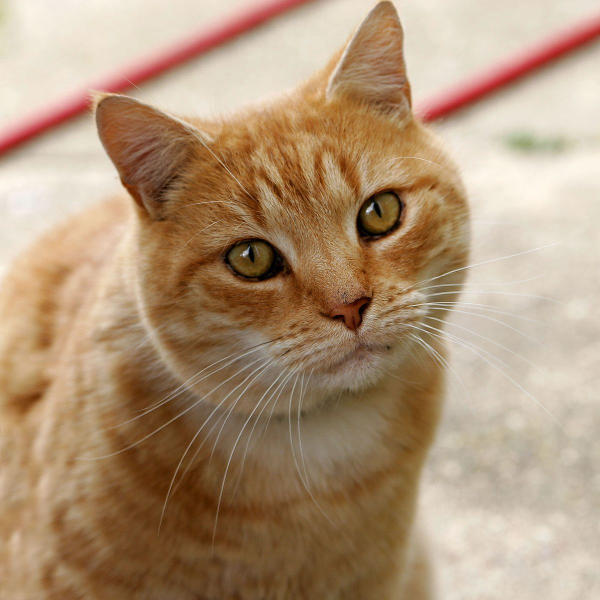
#> input picture images/random/Cat03.jpg, 1200 x 1199 px (shown at 1/2 size)
$ python facetest.py
#> lines starting #> are read from the running program, lines starting #| are printed output that depends on the picture; long printed decimals are rounded
import time

import cv2.cv2 as cv
import numpy as np
from matplotlib import pyplot as plt
import os

models_dir = '../models/detection/'
# try: SF= 1.1 - N = 5
SF = 1.05  # play around with it (i.e. 1.05, 1.3 etc) Good ones: 1.04 (haar), 1.05
N = 2  # play around with it (3,4,5,6) Good ones: 2 (haar)


# [30 lines left out: function image_resize, not called in this run]


def cat_face_detect(file, det=0):
#> called with file = '../images/random/Cat03.jpg', det = 0
    im_orig = cv.imread(file)
#> im_orig is the input picture: shape (1199, 1200, 3); mean B, G, R 120.7, 148.8, 175.9

    # img = image_resize(im_orig, 512, 512)

    # recognizer = cv.face.LBPHFaceRecognizer_create()
    # print(recognizer.train())

    img = im_orig

    gray = cv.cvtColor(img, cv.COLOR_BGR2GRAY)
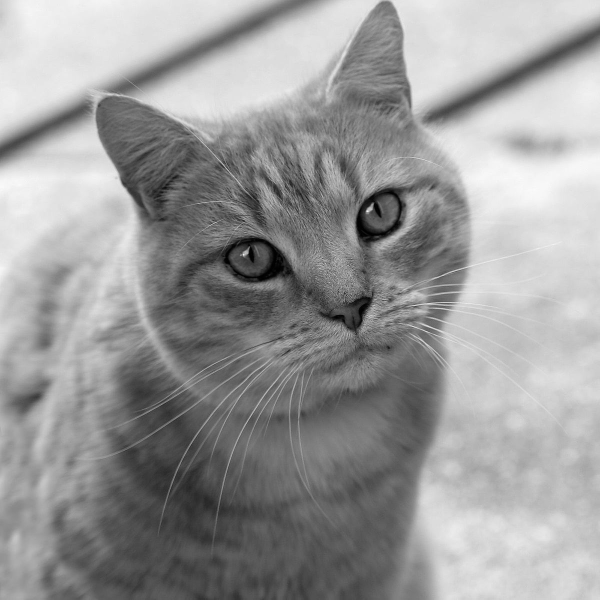
#> gray: shape (1199, 1200) (shown at 1/2 size); min 0, max 255, mean 153.7
    cat_cascade = cv.CascadeClassifier(models_dir + 'haarcascade_frontalcatface.xml')
    cat_cascade_ext = cv.CascadeClassifier(models_dir + 'haarcascade_frontalcatface_extended.xml')
    cat_cascade_lbp = cv.CascadeClassifier(models_dir + 'lbpcascade_frontalcatface.xml')
    eye_cascade = cv.CascadeClassifier(models_dir + 'haarcascade_eye.xml')

    print(cat_cascade.empty())
    print(cat_cascade_ext.empty())
    print(cat_cascade_lbp.empty())

    print("Normal Haar:")
    t0 = cv.getTickCount()
    cats = cat_cascade.detectMultiScale(gray, scaleFactor=SF, minNeighbors=N)
#> cats = [[615, 209, 29, 29], [467, 473, 78, 78]]
    t1 = cv.getTickCount()
    compute_elapsed_time(t0, t1)
    time.sleep(2)

    print("Extended Haar:")
    t0 = cv.getTickCount()
    cats_ext = cat_cascade_ext.detectMultiScale(gray, scaleFactor=SF, minNeighbors=N)
#> cats_ext = [[467, 476, 83, 83]]
    t1 = cv.getTickCount()
    compute_elapsed_time(t0, t1)
    time.sleep(2)

    print("LBP:")
    t0 = cv.getTickCount()
    cats_lbp = cat_cascade_lbp.detectMultiScale(gray, scaleFactor=SF, minNeighbors=N)
#> cats_lbp = ()
    t1 = cv.getTickCount()
    compute_elapsed_time(t0, t1)

    if det == 0:
        for (x, y, w, h) in cats:  # blue = haar
            img = cv.rectangle(img, (x, y), (x + w, y + h), (255, 0, 0), 2)
            roi_gray = gray[y:y + h, x:x + w]
            roi_color = img[y:y + h, x:x + w]
            # eyes = eye_cascade.detectMultiScale(roi_gray)
            # eyes = eye_cascade.detectMultiScale(roi_gray, scaleFactor=1.08, minNeighbors=3)
            eyes = eye_cascade.detectMultiScale(roi_gray, scaleFactor=1.08, minNeighbors=3, minSize=(40, 40))
            print(len(eyes))
            for (ex, ey, ew, eh) in eyes:
                cv.rectangle(roi_color, (ex, ey), (ex + ew, ey + eh), (255, 255, 0), 2)
#> this loop made 2 passes
#| 0
#| 0
#> pass 1, in cat_face_detect, `roi_gray = gray[y:y + h, x:x + w]`:
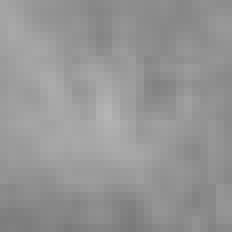
#> roi_gray: shape (29, 29) (shown 8 times larger); min 122, max 181, mean 149.2
#> pass 1, in cat_face_detect, `roi_color = img[y:y + h, x:x + w]`:
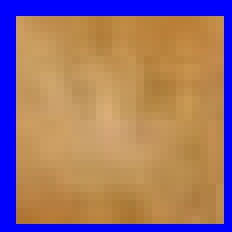
#> roi_color: shape (29, 29, 3) (shown 8 times larger); mean B, G, R 115.3, 115.1, 153.5
#> pass 2, in cat_face_detect, `img = cv.rectangle(img, (x, y), (x + w, y + h), (255, 0, 0), 2)`:
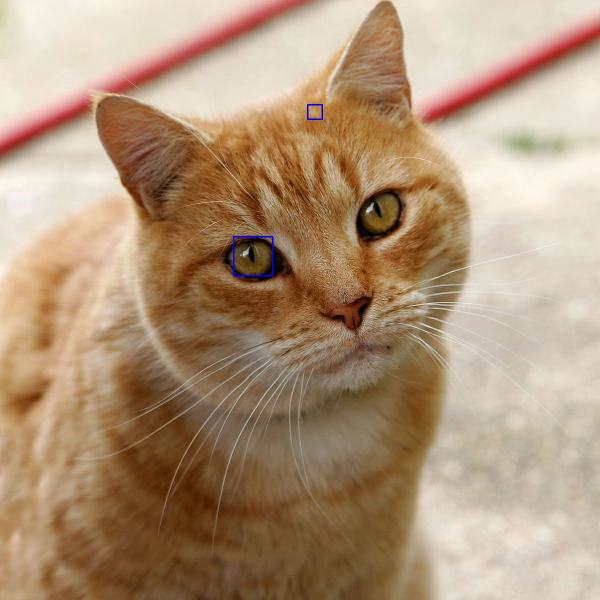
#> img: shape (1199, 1200, 3) (shown at 1/2 size); mean B, G, R 120.9, 148.8, 175.8
#> after the loop:
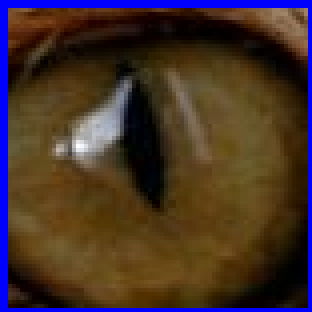
#> roi_color: shape (78, 78, 3) (shown 4 times larger); mean B, G, R 41.8, 49.6, 68.4
#> after the loop:
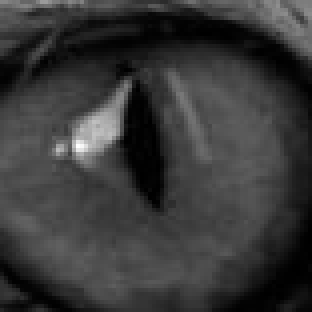
#> roi_gray: shape (78, 78) (shown 4 times larger); min 0, max 255, mean 56.6

    elif det == 1:
        for (x, y, w, h) in cats_ext:  # green = haar ext
            img = cv.rectangle(img, (x, y), (x + w, y + h), (0, 255, 0), 2)
            roi_gray = gray[y:y + h, x:x + w]
            roi_color = img[y:y + h, x:x + w]
            eyes = eye_cascade.detectMultiScale(roi_gray)
            # eyes = eye_cascade.detectMultiScale(roi_gray, scaleFactor=1.2, minNeighbors=5)
            print(len(eyes))
            for (ex, ey, ew, eh) in eyes:
                cv.rectangle(roi_color, (ex, ey), (ex + ew, ey + eh), (255, 255, 0), 2)

    else:
        for (x, y, w, h) in cats_lbp:  # red = LBP
            img = cv.rectangle(img, (x, y), (x + w, y + h), (0, 0, 255), 2)
            roi_gray = gray[y:y + h, x:x + w]
            roi_color = img[y:y + h, x:x + w]
            eyes = eye_cascade.detectMultiScale(roi_gray)

            # eyes = eye_cascade.detectMultiScale(roi_gray, scaleFactor=1.2, minNeighbors=5)
            print(len(eyes))
            for (ex, ey, ew, eh) in eyes:
                cv.rectangle(roi_color, (ex, ey), (ex + ew, ey + eh), (255, 255, 0), 2)

    cv.namedWindow('win', cv.WINDOW_NORMAL)
    # cv.resizeWindow('win', 1980, 1800)

    cv.imshow('win', img)
    cv.waitKey(0)
    cv.destroyAllWindows()


def compute_elapsed_time(t0, t1):
    secs = (t1 - t0) / cv.getTickFrequency()
    print("Elapsed time: {} seconds".format(secs))


# [38 lines left out: function face_detect, not called in this run]


if __name__ == '__main__':
    imdir = '../images/random/'

    images = [os.path.join(imdir, f) for f in os.listdir(imdir) if
              os.path.isfile(os.path.join(imdir, f))]

    print(images)

    for im in images:
        cat_face_detect(im, 0)
#> pass 2 of the loop `for im in images:`:
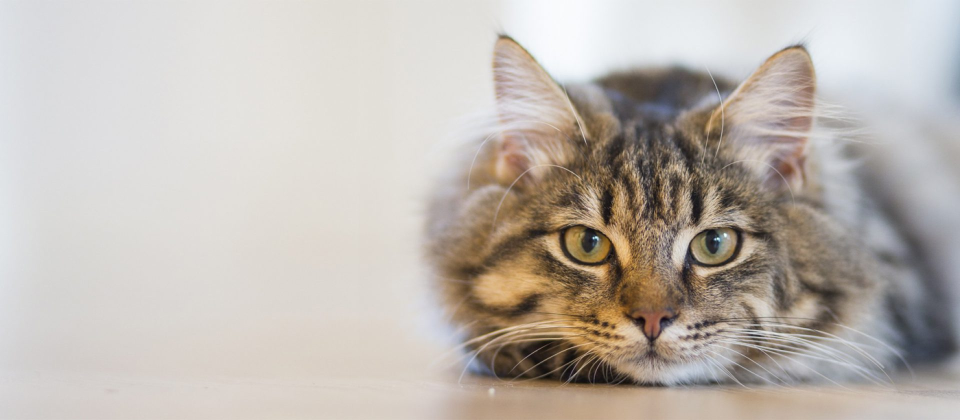
#> input picture images/random/cat2.jpg, 1920 x 840 px (shown at 1/2 size)
#> in cat_face_detect, im_orig is the input picture: shape (840, 1920, 3); mean B, G, R 176.7, 183.4, 190.5
#> gray: shape (840, 1920)
#| False
#| False
#| False
#> cats = [[1230, 580, 147, 147], [1036, 285, 528, 528]]
#| Elapsed time: 1.640 seconds
#> cats_ext = [[1237, 584, 137, 137], [1030, 265, 546, 546]]
#| Elapsed time: 1.774 seconds
#> cats_lbp = [[1048, 284, 519, 519]]
#| Elapsed time: 1.852 seconds
#> the loop in cat_face_detect (call 2), `for (x, y, w, h) in cats:` made 2 passes
#> (printed output is left out)
#> after the loop in cat_face_detect (call 2), `for (x, y, w, h) in cats:`:
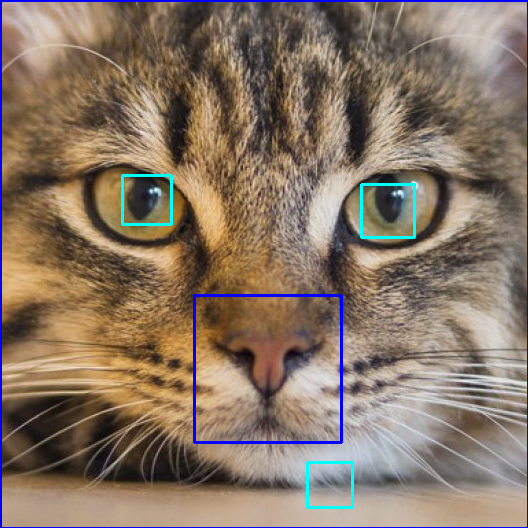
#> roi_color: shape (528, 528, 3); mean B, G, R 102.1, 117.5, 135
#> after the loop in cat_face_detect (call 2), `for (x, y, w, h) in cats:`:
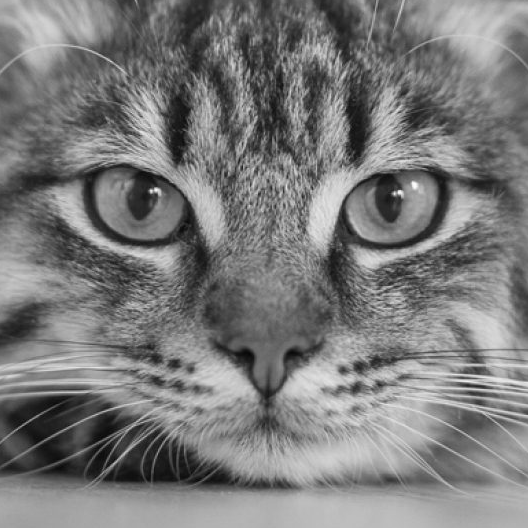
#> roi_gray: shape (528, 528); min 6, max 251, mean 122.5
#> pass 3 of the loop `for im in images:`:
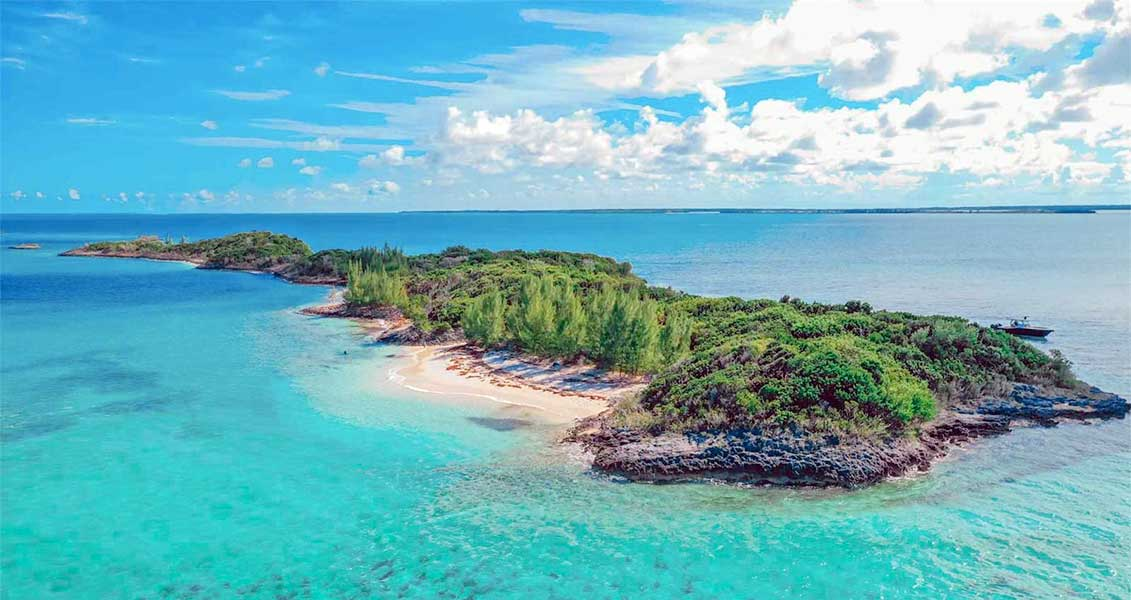
#> input picture images/random/prince-cay-01.jpg, 1131 x 600 px
#> in cat_face_detect, im_orig is the input picture: shape (600, 1131, 3); mean B, G, R 191.5, 179.4, 112.3
#> in cat_face_detect (call 3), `gray = cv.cvtColor(img, cv.COLOR_BGR2GRAY)`:
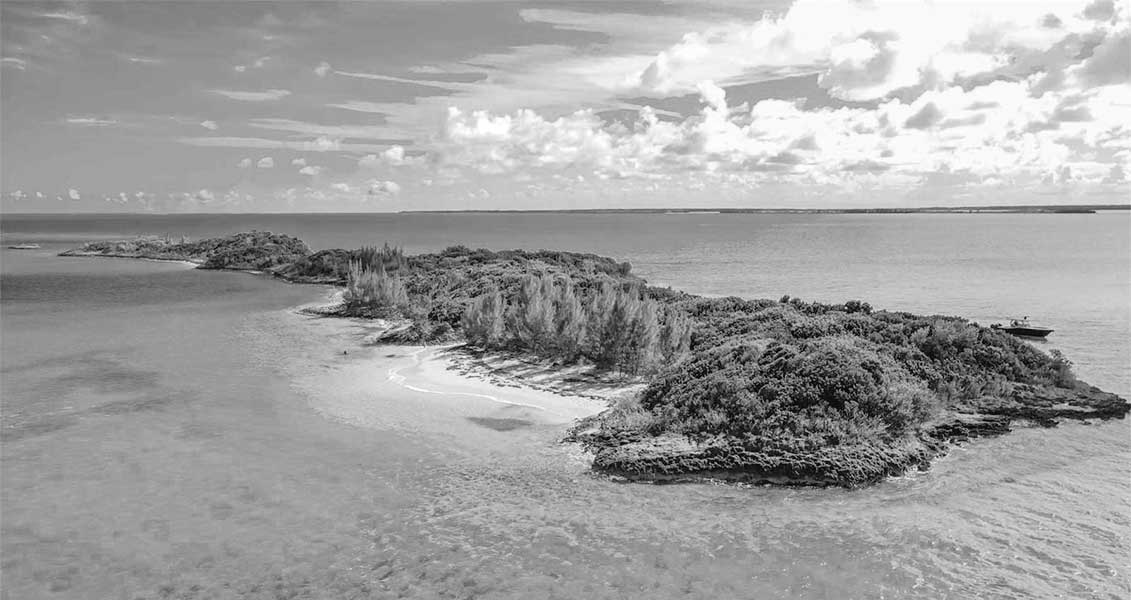
#> gray: shape (600, 1131); min 0, max 255, mean 160.8
#| False
#| False
#| False
#> cats = ()
#| Elapsed time: 1.026 seconds
#| Elapsed time: 1.095 seconds
#| Elapsed time: 1.048 seconds
